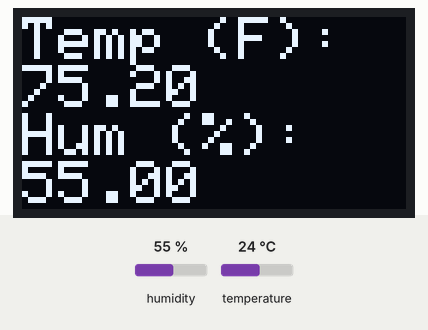
This sketch was run on a simulated Arduino Uno, built with avr-gcc and run on an emulated ATmega328P. On the bench: 128×64 one-colour display. The inputs (shaded band) are chosen by the test bench; at power-on: humidity 55 %, temperature 24 °C. The display library's start-up logo is not drawn; what the sketch prints to the serial monitor is not drawn.

Above: at 5.2 s.
5.3 s: humidity set to 22 %
At 7.8 s:
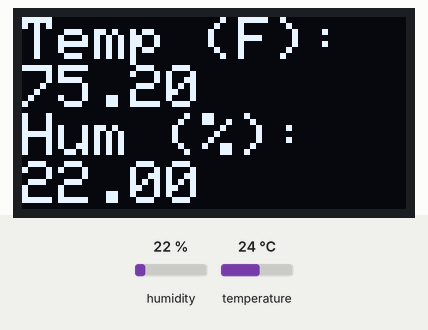
9.0 s: temperature set to 12 °C
At 10.5 s:
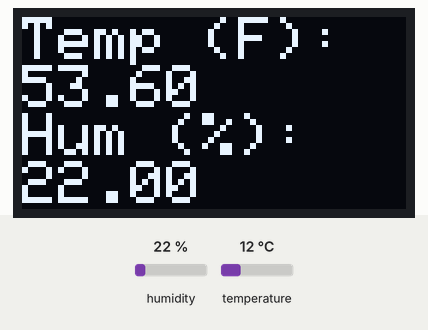
12.7 s: humidity set to 40 %
At 15.8 s:
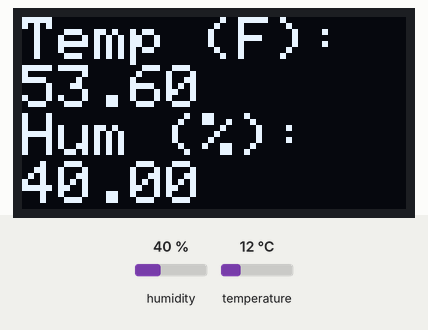
16.4 s: temperature set to 19 °C
At 18.4 s:
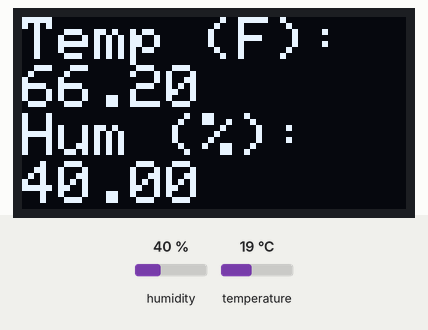
Timing chart, 0 to 19.9 s (numbered marks = the images above; inputs shaded):
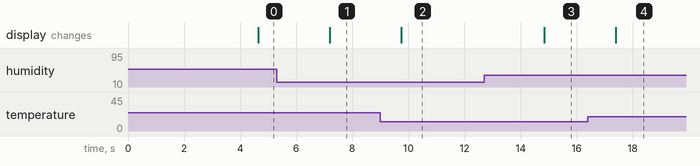

The sketch:

dht_sensor_tutorial.ino
```cpp
// Import library to use with DHT sensor
#include <DHT.h>
#include <stdlib.h>
// Import library to communicate with OLED screen
#include <Adafruit_GFX.h>
#include <Adafruit_SSD1306.h>

// Define physical pine connections
#define DHTTYPE DHT11
#define DHT11PIN 3
#define SDA A4
#define SDC A5

#define SCREEN_WIDTH 128 // OLED display width, in pixels
#define SCREEN_HEIGHT 64 // OLED display height, in pixels

// Declaration for an SSD1306 display connected to I2C (SDA, SCL pins)
// The pins for I2C are defined by the Wire-library.
// On an arduino UNO:       A4(SDA), A5(SCL)
// On an arduino MEGA 2560: 20(SDA), 21(SCL)
// On an arduino LEONARDO:   2(SDA),  3(SCL), ...
#define OLED_RESET     -1 // Reset pin # (or -1 if sharing Arduino reset pin)
#define SCREEN_ADDRESS 0x3C ///< See datasheet for Address; 0x3D for 128x64, 0x3C for 128x32
Adafruit_SSD1306 display(SCREEN_WIDTH, SCREEN_HEIGHT, &Wire, OLED_RESET);

#define LOGO_HEIGHT   16
#define LOGO_WIDTH    16
static const unsigned char PROGMEM logo_bmp[] =
{ 0b00000000, 0b11000000,
  0b00000001, 0b11000000,
  0b00000001, 0b11000000,
  0b00000011, 0b11100000,
  0b11110011, 0b11100000,
  0b11111110, 0b11111000,
  0b01111110, 0b11111111,
  0b00110011, 0b10011111,
  0b00011111, 0b11111100,
  0b00001101, 0b01110000,
  0b00011011, 0b10100000,
  0b00111111, 0b11100000,
  0b00111111, 0b11110000,
  0b01111100, 0b11110000,
  0b01110000, 0b01110000,
  0b00000000, 0b00110000 };


const int tempPin=2;       // DHT11 at digital pin 2
float temp;
float hum;

DHT dht(DHT11PIN, DHTTYPE);

void setup() {
  // put your setup code here, to run once:
  Serial.begin(9600);

  // Start the dht sensor
  dht.begin();

  // Attempt OLED screen connection and pause if failed
  if(!display.begin(SSD1306_SWITCHCAPVCC, SCREEN_ADDRESS)) {
    Serial.println(F("SSD1306 allocation failed"));
    for(;;); // Don't proceed, loop forever
  }

  // Show initial display buffer contents on the screen --
  // the library initializes this with an Adafruit splash screen.
  display.display();
  delay(2000); // Pause for 2 seconds

  // Clear the buffer and push to screen
  display.clearDisplay();
  display.display();
  display.setTextSize(2);
  display.setTextColor(WHITE);

}

void loop() {
  delay(2000);
  // Clear display
  display.clearDisplay();

  //Read temp and humidity from DHT
  temp = dht.readTemperature(true);
  hum = dht.readHumidity();
  // Use dtostrf to convert float into char[]
  char txt[10] = "";
  dtostrf(temp, 4, 2, txt);
  // Print temperature to serial port
  Serial.print(F("Temperature (F): "));
  Serial.println(txt);
  //Send temperature to OLED buffer
  display.setCursor(0,0);
  display.println(F("Temp (F):"));
  display.setTextSize(2);
  display.println(txt);
  //display.setTextSize(1);

  delay(500);
  // Use dtostrf to convert float into char[]
  txt[10] = "";
  dtostrf(hum, 4, 2, txt);
  // Print humidity to serial port
  Serial.print(F("Humidity (%): "));
  Serial.println(txt);
  // Send humidity to OLED buffer
  display.println(F("Hum (%):"));
 // display.setTextSize(2);
  display.println(txt);
  //display.setTextSize(1);
  // Tell display to display contents
  display.display();


}
```

Measured:
- after the input at 5.3 s, the display: changes after 1.9 s (image 1)
- after the input at 9.0 s, the display: changes after 0.74 s (image 2)
- after the input at 12.7 s, the display: changes after 2.1 s (image 3)
- after the input at 16.4 s, the display: changes after 1.0 s (image 4)
